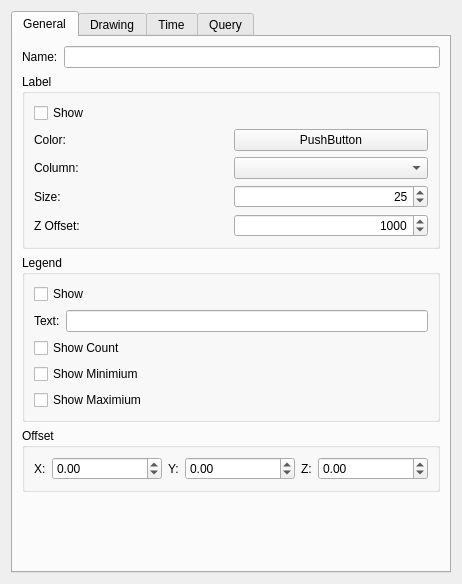
<ui version="4.0" >
 <class>LayerProperties</class>
 <widget class="QWidget" name="LayerProperties" >
  <property name="geometry" >
   <rect>
    <x>0</x>
    <y>0</y>
    <width>462</width>
    <height>584</height>
   </rect>
  </property>
  <property name="windowTitle" >
   <string>LayerProperties</string>
  </property>
  <layout class="QVBoxLayout" >
   <item>
    <widget class="QTabWidget" name="_tabWidget" >
     <property name="currentIndex" >
      <number>0</number>
     </property>
     <widget class="QWidget" name="_generalTab" >
      <attribute name="title" >
       <string>General</string>
      </attribute>
      <layout class="QVBoxLayout" >
       <item>
        <layout class="QHBoxLayout" >
         <item>
          <widget class="QLabel" name="label_11" >
           <property name="text" >
            <string>Name:</string>
           </property>
          </widget>
         </item>
         <item>
          <widget class="QLineEdit" name="_nameEdit" />
         </item>
        </layout>
       </item>
       <item>
        <widget class="QGroupBox" name="groupBox" >
         <property name="title" >
          <string>Label</string>
         </property>
         <layout class="QVBoxLayout" >
          <item>
           <layout class="QHBoxLayout" >
            <item>
             <widget class="QCheckBox" name="_labelShown" >
              <property name="text" >
               <string>Show</string>
              </property>
             </widget>
            </item>
           </layout>
          </item>
          <item>
           <layout class="QHBoxLayout" >
            <item>
             <widget class="QLabel" name="label_2" >
              <property name="text" >
               <string>Color:</string>
              </property>
             </widget>
            </item>
            <item>
             <widget class="QtTools::ColorButton" name="_labelColor" >
              <property name="text" >
               <string>PushButton</string>
              </property>
             </widget>
            </item>
           </layout>
          </item>
          <item>
           <layout class="QHBoxLayout" >
            <item>
             <widget class="QLabel" name="label_3" >
              <property name="text" >
               <string>Column:</string>
              </property>
             </widget>
            </item>
            <item>
             <widget class="QComboBox" name="_labelColumn" />
            </item>
           </layout>
          </item>
          <item>
           <layout class="QHBoxLayout" >
            <item>
             <widget class="QLabel" name="label_4" >
              <property name="text" >
               <string>Size:</string>
              </property>
             </widget>
            </item>
            <item>
             <widget class="QSpinBox" name="_labelSize" >
              <property name="alignment" >
               <set>Qt::AlignRight|Qt::AlignTrailing|Qt::AlignVCenter</set>
              </property>
              <property name="maximum" >
               <number>10000</number>
              </property>
              <property name="singleStep" >
               <number>5</number>
              </property>
              <property name="value" >
               <number>25</number>
              </property>
             </widget>
            </item>
           </layout>
          </item>
          <item>
           <layout class="QHBoxLayout" >
            <item>
             <widget class="QLabel" name="label_5" >
              <property name="text" >
               <string>Z Offset:</string>
              </property>
             </widget>
            </item>
            <item>
             <widget class="QSpinBox" name="_labelZOffset" >
              <property name="alignment" >
               <set>Qt::AlignRight|Qt::AlignTrailing|Qt::AlignVCenter</set>
              </property>
              <property name="maximum" >
               <number>10000000</number>
              </property>
              <property name="singleStep" >
               <number>50</number>
              </property>
              <property name="value" >
               <number>1000</number>
              </property>
             </widget>
            </item>
           </layout>
          </item>
         </layout>
        </widget>
       </item>
       <item>
        <widget class="QGroupBox" name="groupBox_2" >
         <property name="title" >
          <string>Legend</string>
         </property>
         <layout class="QVBoxLayout" >
          <item>
           <layout class="QHBoxLayout" >
            <item>
             <widget class="QCheckBox" name="_showInLegend" >
              <property name="text" >
               <string>Show</string>
              </property>
             </widget>
            </item>
           </layout>
          </item>
          <item>
           <layout class="QHBoxLayout" >
            <item>
             <widget class="QLabel" name="label_6" >
              <property name="text" >
               <string>Text:</string>
              </property>
             </widget>
            </item>
            <item>
             <widget class="QLineEdit" name="_legendText" />
            </item>
           </layout>
          </item>
          <item>
           <layout class="QHBoxLayout" >
            <item>
             <widget class="QCheckBox" name="_showCountLegend" >
              <property name="text" >
               <string>Show Count</string>
              </property>
             </widget>
            </item>
           </layout>
          </item>
          <item>
           <layout class="QHBoxLayout" >
            <item>
             <widget class="QCheckBox" name="_showMinLegend" >
              <property name="text" >
               <string>Show Minimium</string>
              </property>
             </widget>
            </item>
           </layout>
          </item>
          <item>
           <layout class="QHBoxLayout" >
            <item>
             <widget class="QCheckBox" name="_showMaxLegend" >
              <property name="text" >
               <string>Show Maximium</string>
              </property>
             </widget>
            </item>
           </layout>
          </item>
         </layout>
        </widget>
       </item>
       <item>
        <widget class="QGroupBox" name="groupBox_5" >
         <property name="title" >
          <string>Offset</string>
         </property>
         <layout class="QHBoxLayout" >
          <item>
           <widget class="QLabel" name="label_12" >
            <property name="sizePolicy" >
             <sizepolicy vsizetype="Preferred" hsizetype="Fixed" >
              <horstretch>0</horstretch>
              <verstretch>0</verstretch>
             </sizepolicy>
            </property>
            <property name="text" >
             <string>X:</string>
            </property>
           </widget>
          </item>
          <item>
           <widget class="QDoubleSpinBox" name="_xOffset" >
            <property name="minimum" >
             <double>-1000000000000000.000000000000000</double>
            </property>
            <property name="maximum" >
             <double>1000000000000000.000000000000000</double>
            </property>
           </widget>
          </item>
          <item>
           <widget class="QLabel" name="label_13" >
            <property name="sizePolicy" >
             <sizepolicy vsizetype="Preferred" hsizetype="Fixed" >
              <horstretch>0</horstretch>
              <verstretch>0</verstretch>
             </sizepolicy>
            </property>
            <property name="text" >
             <string>Y:</string>
            </property>
           </widget>
          </item>
          <item>
           <widget class="QDoubleSpinBox" name="_yOffset" >
            <property name="minimum" >
             <double>-1000000000000000.000000000000000</double>
            </property>
            <property name="maximum" >
             <double>1000000000000000.000000000000000</double>
            </property>
           </widget>
          </item>
          <item>
           <widget class="QLabel" name="label_14" >
            <property name="sizePolicy" >
             <sizepolicy vsizetype="Preferred" hsizetype="Fixed" >
              <horstretch>0</horstretch>
              <verstretch>0</verstretch>
             </sizepolicy>
            </property>
            <property name="text" >
             <string>Z:</string>
            </property>
           </widget>
          </item>
          <item>
           <widget class="QDoubleSpinBox" name="_zOffset" >
            <property name="minimum" >
             <double>-1000000000000000.000000000000000</double>
            </property>
            <property name="maximum" >
             <double>1000000000000000.000000000000000</double>
            </property>
           </widget>
          </item>
         </layout>
        </widget>
       </item>
       <item>
        <spacer>
         <property name="orientation" >
          <enum>Qt::Vertical</enum>
         </property>
         <property name="sizeHint" >
          <size>
           <width>20</width>
           <height>40</height>
          </size>
         </property>
        </spacer>
       </item>
      </layout>
     </widget>
     <widget class="QWidget" name="_drawingTab" >
      <attribute name="title" >
       <string>Drawing</string>
      </attribute>
      <layout class="QVBoxLayout" >
       <item>
        <widget class="QGroupBox" name="groupBox_3" >
         <property name="title" >
          <string>Color</string>
         </property>
         <layout class="QVBoxLayout" >
          <item>
           <layout class="QHBoxLayout" >
            <item>
             <widget class="QLabel" name="label" >
              <property name="text" >
               <string>Coloring Method:</string>
              </property>
             </widget>
            </item>
            <item>
             <widget class="QComboBox" name="_colorTypeComboBox" />
            </item>
           </layout>
          </item>
          <item>
           <widget class="QStackedWidget" name="_colorStack" >
            <widget class="QWidget" name="page_3" />
            <widget class="QWidget" name="page_4" />
           </widget>
          </item>
         </layout>
        </widget>
       </item>
       <item>
        <widget class="QGroupBox" name="groupBox_4" >
         <property name="title" >
          <string>Primitive</string>
         </property>
         <layout class="QVBoxLayout" >
          <item>
           <widget class="QStackedWidget" name="_primitiveStack" >
            <widget class="QWidget" name="page_5" />
            <widget class="QWidget" name="page_6" />
           </widget>
          </item>
         </layout>
        </widget>
       </item>
      </layout>
     </widget>
     <widget class="QWidget" name="_timeTab" >
      <attribute name="title" >
       <string>Time</string>
      </attribute>
      <layout class="QVBoxLayout" >
       <item>
        <layout class="QHBoxLayout" >
         <item>
          <widget class="QLabel" name="label_9" >
           <property name="text" >
            <string>First Date:</string>
           </property>
          </widget>
         </item>
         <item>
          <widget class="QComboBox" name="_firstDateColumn" />
         </item>
         <item>
          <widget class="QDateEdit" name="_firstDateEdit" />
         </item>
        </layout>
       </item>
       <item>
        <layout class="QHBoxLayout" >
         <item>
          <widget class="QLabel" name="label_10" >
           <property name="text" >
            <string>Last Date:</string>
           </property>
          </widget>
         </item>
         <item>
          <widget class="QComboBox" name="_lastDateColumn" />
         </item>
         <item>
          <widget class="QDateEdit" name="_lastDateEdit" />
         </item>
        </layout>
       </item>
       <item>
        <spacer>
         <property name="orientation" >
          <enum>Qt::Vertical</enum>
         </property>
         <property name="sizeHint" >
          <size>
           <width>20</width>
           <height>40</height>
          </size>
         </property>
        </spacer>
       </item>
      </layout>
     </widget>
     <widget class="QWidget" name="_queryTab" >
      <attribute name="title" >
       <string>Query</string>
      </attribute>
      <layout class="QVBoxLayout" >
       <item>
        <widget class="QCheckBox" name="_customQuery" >
         <property name="text" >
          <string>Custom Query</string>
         </property>
        </widget>
       </item>
       <item>
        <layout class="QHBoxLayout" >
         <item>
          <widget class="QLabel" name="label_8" >
           <property name="text" >
            <string>Primary Key:</string>
           </property>
          </widget>
         </item>
         <item>
          <widget class="QLineEdit" name="_primaryKeyText" />
         </item>
        </layout>
       </item>
       <item>
        <widget class="QLabel" name="label_7" >
         <property name="text" >
          <string>Query:</string>
         </property>
        </widget>
       </item>
       <item>
        <widget class="QTextEdit" name="_queryEdit" >
         <property name="acceptRichText" >
          <bool>false</bool>
         </property>
        </widget>
       </item>
      </layout>
     </widget>
    </widget>
   </item>
  </layout>
 </widget>
 <customwidgets>
  <customwidget>
   <class>QtTools::ColorButton</class>
   <extends>QPushButton</extends>
   <header>QtTools/ColorButton.h</header>
  </customwidget>
 </customwidgets>
 <resources/>
 <connections/>
</ui>
